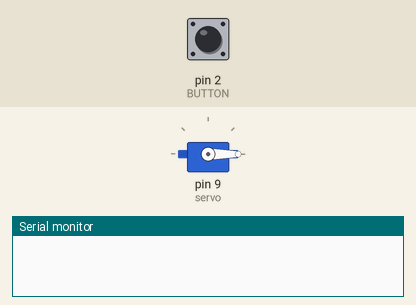
The sketch below on a simulated Arduino Uno, built with avr-gcc and run on an emulated ATmega328P. Shown: servo, the last lines printed to the serial monitor. The inputs (shaded band) are chosen by the test bench; at power-on: pin 2 (BUTTON) LOW.

Above: at 1.2 s.
1.3 s: pin 2 (BUTTON) pulled HIGH for 0.15 s
At 1.9 s:
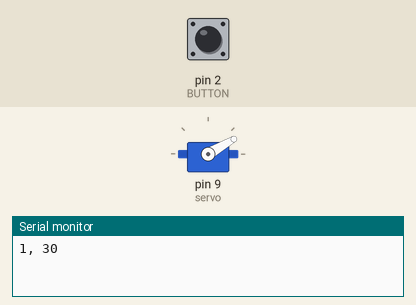
2.9 s: pin 2 (BUTTON) pulled HIGH for 1 s
At 4.3 s:
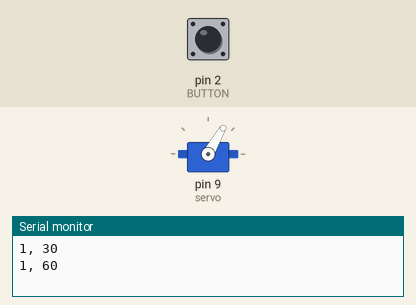
5.4 s: pin 2 (BUTTON) pulled HIGH for 0.15 s
At 6.2 s:
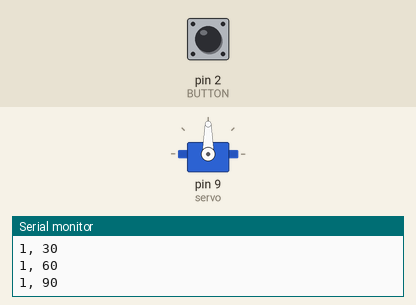
7.0 s: pin 2 (BUTTON) pulled HIGH for 3.2 s
At 7.4 s:
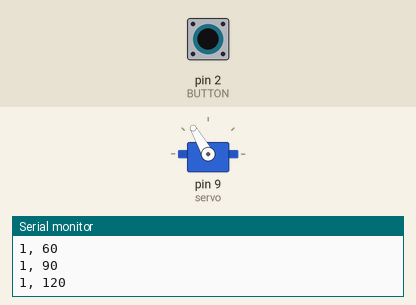
11.7 s: pin 2 (BUTTON) pulled HIGH for 0.15 s
At 12.2 s:
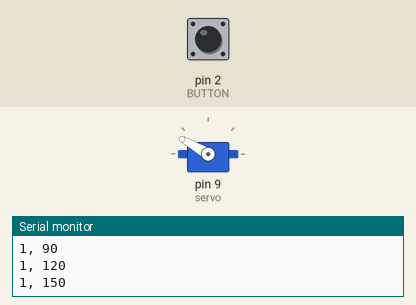
13.3 s: pin 2 (BUTTON) pulled HIGH for 1 s
At 14.6 s:
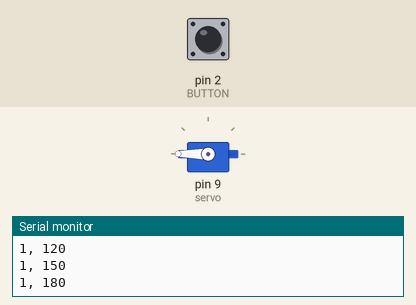
Timing chart, 0 to 16.3 s (numbered marks = the images above; inputs shaded):
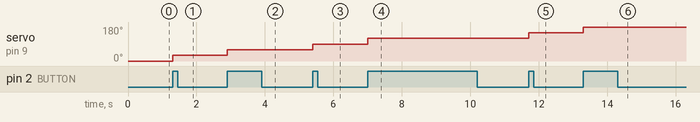

Measured:
- after the input at 1.3 s, servo on pin 9 (servo): 0° → 30° at once
- after the input at 2.9 s, servo on pin 9 (servo): 30° → 60° at once
- after the input at 5.4 s, servo on pin 9 (servo): 60° → 90° at once
- after the input at 7.0 s, servo on pin 9 (servo): 90° → 120° at once
- after the input at 11.7 s, servo on pin 9 (servo): 120° → 150° at once
- after the input at 13.3 s, servo on pin 9 (servo): 150° → 180° at once

The sketch:

sketch_sep10a.ino
```cpp
#include <Servo.h>

const int BUTTON = 2;
Servo servo;

int pre_state;
unsigned long pre_millis;

bool direction;
int cur_degree = 0;

void setup() {
  Serial.begin(9600);
  pinMode(BUTTON, INPUT);
  servo.attach(9);

  pre_state = LOW;
  pre_millis = 0;
  direction = true;

  cur_degree = 0;
  servo.write(cur_degree);
}

void loop() {
  // while(Serial.available() > 0)
  // {
  //   String input = Serial.readStringUntil('\n');
  //   int degree = input.toInt();

  //   servo.write(degree);
  //   Serial.println(degree * 2);
  // }

  int input = digitalRead(BUTTON);
  if (input == HIGH && pre_state == LOW)
  {
    unsigned long cur_millis = millis();
    if (cur_millis - pre_millis < 500)
      return;

    direction = (cur_degree >= 180) ? false : direction;
    direction = (cur_degree <= 0) ? true : direction;

    if (direction)
    {
      cur_degree += 30;
    }
    else
    {
      cur_degree -= 30;
    }

    servo.write(cur_degree);

    Serial.print(direction);
    Serial.print(", ");
    Serial.println(cur_degree);

    pre_millis = millis();
  }

  pre_state = input;
}
```
